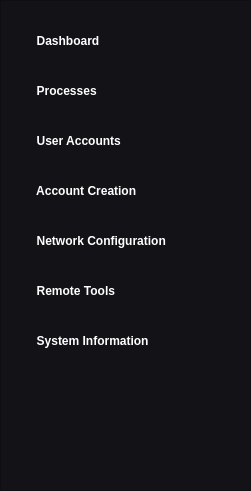
   <widget class="QFrame" name="sidebar">
    <property name="geometry">
     <rect>
      <x>0</x>
      <y>90</y>
      <width>251</width>
      <height>491</height>
     </rect>
    </property>
    <property name="styleSheet">
     <string notr="true">background-color: #131217</string>
    </property>
    <property name="frameShape">
     <enum>QFrame::StyledPanel</enum>
    </property>
    <property name="frameShadow">
     <enum>QFrame::Raised</enum>
    </property>
    <widget class="QPushButton" name="dashboardButton">
     <property name="geometry">
      <rect>
       <x>10</x>
       <y>20</y>
       <width>231</width>
       <height>41</height>
      </rect>
     </property>
     <property name="styleSheet">
      <string notr="true">QPushButton#dashboardButton{
background-color: #131217;
font: 75 12pt &quot;Latin Modern Sans&quot;;
font-weight: bold;
color: rgb(255, 255, 255);
border-style: outset;
border-radius: 13px;
text-align: left;
padding-left: 20px;
}

QPushButton#dashboardButton:hover{
background-color: #1d1c23;
color: rgb(255, 255, 255);
}
</string>
     </property>
     <property name="text">
      <string>  Dashboard</string>
     </property>
     <property name="icon">
      <iconset>
       <normaloff>assets/sidebar_buttons/dashboard.png</normaloff>assets/sidebar_buttons/dashboard.png</iconset>
     </property>
     <property name="iconSize">
      <size>
       <width>18</width>
       <height>18</height>
      </size>
     </property>
    </widget>
    <widget class="QPushButton" name="processesButton">
     <property name="geometry">
      <rect>
       <x>10</x>
       <y>70</y>
       <width>231</width>
       <height>41</height>
      </rect>
     </property>
     <property name="styleSheet">
      <string notr="true">QPushButton#processesButton{
background-color: #131217;
font: 75 12pt &quot;Latin Modern Sans&quot;;
font-weight: bold;
color: rgb(255, 255, 255);
border-style: outset;
border-radius: 13px;
text-align: left;
padding-left: 20px;
}

QPushButton#processesButton:hover{
background-color: #1d1c23;
color: rgb(255, 255, 255);
}
</string>
     </property>
     <property name="text">
      <string>  Processes</string>
     </property>
     <property name="icon">
      <iconset>
       <normaloff>assets/sidebar_buttons/processes.png</normaloff>assets/sidebar_buttons/processes.png</iconset>
     </property>
     <property name="iconSize">
      <size>
       <width>18</width>
       <height>18</height>
      </size>
     </property>
    </widget>
    <widget class="QPushButton" name="netconfigButton">
     <property name="geometry">
      <rect>
       <x>10</x>
       <y>220</y>
       <width>231</width>
       <height>41</height>
      </rect>
     </property>
     <property name="styleSheet">
      <string notr="true">QPushButton#netconfigButton{
background-color: #131217;
font: 75 12pt &quot;Latin Modern Sans&quot;;
font-weight: bold;
color: rgb(255, 255, 255);
border-style: outset;
border-radius: 13px;
text-align: left;
padding-left: 20px;
}

QPushButton#netconfigButton:hover{
background-color: #1d1c23;
color: rgb(255, 255, 255);
}
</string>
     </property>
     <property name="text">
      <string>  Network Configuration</string>
     </property>
     <property name="icon">
      <iconset>
       <normaloff>assets/sidebar_buttons/networkconfig.png</normaloff>assets/sidebar_buttons/networkconfig.png</iconset>
     </property>
     <property name="iconSize">
      <size>
       <width>18</width>
       <height>18</height>
      </size>
     </property>
    </widget>
    <widget class="QPushButton" name="sysinfoButton">
     <property name="geometry">
      <rect>
       <x>10</x>
       <y>320</y>
       <width>231</width>
       <height>41</height>
      </rect>
     </property>
     <property name="styleSheet">
      <string notr="true">QPushButton#sysinfoButton{
background-color: #131217;
font: 75 12pt &quot;Latin Modern Sans&quot;;
font-weight: bold;
color: rgb(255, 255, 255);
border-style: outset;
border-radius: 13px;
text-align: left;
padding-left: 20px;
}

QPushButton#sysinfoButton:hover{
background-color: #1d1c23;
color: rgb(255, 255, 255);
}
</string>
     </property>
     <property name="text">
      <string>  System Information</string>
     </property>
     <property name="icon">
      <iconset>
       <normaloff>assets/sidebar_buttons/sysinfo.png</normaloff>assets/sidebar_buttons/sysinfo.png</iconset>
     </property>
     <property name="iconSize">
      <size>
       <width>18</width>
       <height>18</height>
      </size>
     </property>
    </widget>
    <widget class="QPushButton" name="accountconfigButton">
     <property name="geometry">
      <rect>
       <x>10</x>
       <y>120</y>
       <width>231</width>
       <height>41</height>
      </rect>
     </property>
     <property name="styleSheet">
      <string notr="true">QPushButton#accountconfigButton{
background-color: #131217;
font: 75 12pt &quot;Latin Modern Sans&quot;;
font-weight: bold;
color: rgb(255, 255, 255);
border-style: outset;
border-radius: 13px;
text-align: left;
padding-left: 20px;
}

QPushButton#accountconfigButton:hover{
background-color: #1d1c23;
color: rgb(255, 255, 255);
}
</string>
     </property>
     <property name="text">
      <string>  User Accounts</string>
     </property>
     <property name="icon">
      <iconset>
       <normaloff>assets/sidebar_buttons/useraccounts.png</normaloff>assets/sidebar_buttons/useraccounts.png</iconset>
     </property>
     <property name="iconSize">
      <size>
       <width>18</width>
       <height>18</height>
      </size>
     </property>
    </widget>
    <widget class="QPushButton" name="accountcreationButton">
     <property name="geometry">
      <rect>
       <x>10</x>
       <y>170</y>
       <width>231</width>
       <height>41</height>
      </rect>
     </property>
     <property name="styleSheet">
      <string notr="true">QPushButton#accountcreationButton{
background-color: #131217;
font: 75 12pt &quot;Latin Modern Sans&quot;;
font-weight: bold;
color: rgb(255, 255, 255);
border-style: outset;
border-radius: 13px;
text-align: left;
padding-left: 20px;
}

QPushButton#accountcreationButton:hover{
background-color: #1d1c23;
color: rgb(255, 255, 255);
}
</string>
     </property>
     <property name="text">
      <string>  Account Creation</string>
     </property>
     <property name="icon">
      <iconset>
       <normaloff>assets/sidebar_buttons/accountcreation.png</normaloff>assets/sidebar_buttons/accountcreation.png</iconset>
     </property>
     <property name="iconSize">
      <size>
       <width>18</width>
       <height>18</height>
      </size>
     </property>
    </widget>
    <widget class="QPushButton" name="remotetoolsButton">
     <property name="geometry">
      <rect>
       <x>10</x>
       <y>270</y>
       <width>231</width>
       <height>41</height>
      </rect>
     </property>
     <property name="styleSheet">
      <string notr="true">QPushButton#remotetoolsButton{
background-color: #131217;
font: 75 12pt &quot;Latin Modern Sans&quot;;
font-weight: bold;
color: rgb(255, 255, 255);
border-style: outset;
border-radius: 13px;
text-align: left;
padding-left: 20px;
}

QPushButton#remotetoolsButton:hover{
background-color: #1d1c23;
color: rgb(255, 255, 255);
}
</string>
     </property>
     <property name="text">
      <string>  Remote Tools</string>
     </property>
     <property name="icon">
      <iconset>
       <normaloff>assets/sidebar_buttons/remotetools.png</normaloff>assets/sidebar_buttons/remotetools.png</iconset>
     </property>
     <property name="iconSize">
      <size>
       <width>18</width>
       <height>18</height>
      </size>
     </property>
    </widget>
    <zorder>dashboardButton</zorder>
    <zorder>processesButton</zorder>
    <zorder>netconfigButton</zorder>
    <zorder>accountconfigButton</zorder>
    <zorder>sysinfoButton</zorder>
    <zorder>accountcreationButton</zorder>
    <zorder>remotetoolsButton</zorder>
   </widget>
